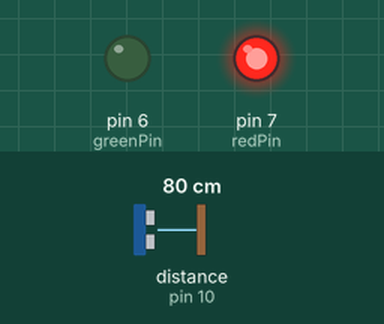
Simulated run of this sketch. Board: Arduino Uno, built with avr-gcc and run on an emulated ATmega328P. Parts: output pins drawn as LEDs (lit = HIGH). The inputs (shaded band) are chosen by the test bench; at power-on: distance to the obstacle (sensor on pin 10) 80 cm. The echo pulse lasts 58.3 µs per cm; no radio packets arrive unless stated.

Above: at 1.2 s.
1.3 s: distance to the obstacle (sensor on pin 10) set to 54 cm
2.8 s: distance to the obstacle (sensor on pin 10) set to 45 cm
At 3.3 s:
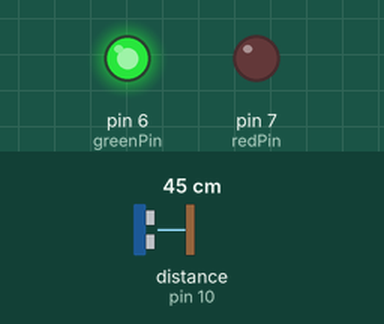
Timing chart, 0 to 5.8 s (numbered marks = the images above; inputs shaded):
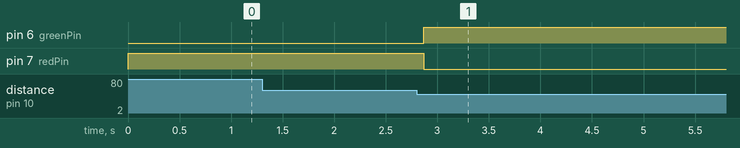

The sketch:

Drone-Gate.ino
```cpp
#include "Arduino.h"
#include "NewPing.h"
#include <RH_ASK.h>
#include <SPI.h>

/*
   Arduino Gate
*/

// speed, rxPin, txPin, pttPin, pttInverted
RH_ASK driver(2000, 2, 3, 4, false);

// Ultrasonic Sensor
const uint16_t minDistance = 5;
const uint16_t maxDistance = 50;


// Ultrasonic Sensor #1
const uint8_t trigPin = 9;
const uint8_t echoPin = 10;

NewPing sonar1(trigPin, echoPin, maxDistance);

int redPin = 7;
int greenPin = 6;

bool finishGate = true;
bool startGate = false;

bool triggered = false;

void setup() {
    Serial.begin(19200); // Debugging only
    pinMode(redPin, OUTPUT);
    pinMode(greenPin, OUTPUT);
    driver.init();
}

void loop() {

    long dist =  sonar1.ping_cm();

    if(!triggered && dist > minDistance && dist < maxDistance) {
        triggered = true;

        if(finishGate) {
            const char *msg = "HIT         ";
            driver.send((uint8_t *)msg, strlen(msg));
            driver.waitPacketSent();
        }
        if(startGate) {
            const char *msg = "START       ";
            driver.send((uint8_t *)msg, strlen(msg));
            driver.waitPacketSent();
        }
    }

    uint8_t buf[12];
    uint8_t buflen = sizeof(buf);
    if (driver.recv(buf, &buflen)) // Non-blocking
    {
        // RESET
        String tmp = (char*)buf;
        if(tmp.substring(0,5) == "RESET") {
            triggered = false;
        }
    }


    if(!triggered){
        digitalWrite(redPin, HIGH);
        digitalWrite(greenPin, LOW);
    } else {
        digitalWrite(redPin, LOW);
        digitalWrite(greenPin, HIGH);
    }

}
```

Measured:
- the behaviour switches between 49 and 48 cm on distance to the obstacle (sensor on pin 10) (found by bisection; images 0 and 1)
- after the input at 1.3 s, every drawn part: stays the same
- after the input at 2.8 s, pin 6 (greenPin): LOW → HIGH after 0.07 s; pin 7 (redPin): HIGH → LOW after 0.07 s
